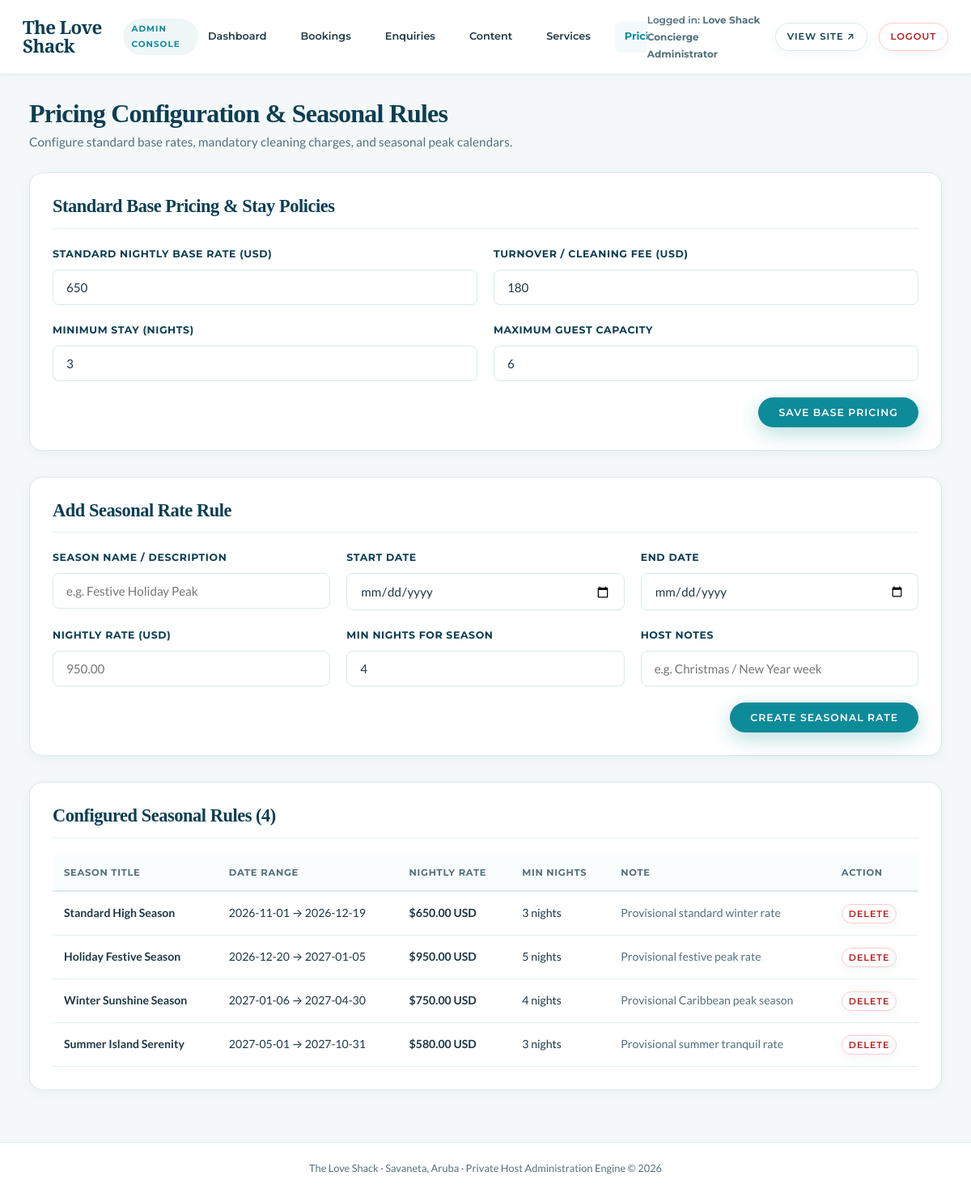
/admin/pricing.php (signed in), run on the app's committed database.
### tables this page shows
CREATE TABLE `pricing_rules` (
  `id` INT AUTO_INCREMENT PRIMARY KEY,
  `title` VARCHAR(128) NOT NULL,
  `start_date` DATE NOT NULL,
  `end_date` DATE NOT NULL,
  `nightly_rate` DECIMAL(10,2) NOT NULL,
  `min_stay_nights` TINYINT NOT NULL DEFAULT 3,
  `note` VARCHAR(255) NULL,
  `is_active` TINYINT(1) NOT NULL DEFAULT 1,
  `created_at` TIMESTAMP DEFAULT CURRENT_TIMESTAMP
);

### includes/functions.php (called while the page is built, shortened)
<?php
function get_site_settings(): array {
    $defaultSettings = [
        'site_title'           => 'The Love Shack Aruba',
        'site_tagline'         => 'Luxury Beachfront Sanctuary · Savaneta, Aruba',
        'concierge_email'      => 'concierge@loveshackaruba.com',
        'concierge_phone'      => '+297 580 0000',
        'property_location'    => 'Savaneta Beachfront, Aruba, Dutch Caribbean',
        'default_nightly_rate' => '650.00',
        'min_stay_nights'      => '3',
        'max_guests'           => '6',
        'cleaning_fee'         => '180.00',
        'service_tax_percent'  => '9.50',
        'checkin_time'         => '15:00',
        'checkout_time'        => '11:00',
        'cancellation_policy'  => 'Full refund up to 30 days prior to arrival. 50% refund between 30 and 14 days prior.',
    ];
    $pdo = get_db_connection();
    try {
        $stmt = $pdo->query("SELECT setting_key, setting_value FROM site_settings");
        $rows = $stmt->fetchAll();
        foreach ($rows as $row) {
            $defaultSettings[$row['setting_key']] = $row['setting_value'];
        }
    } catch (Exception $e) {
        error_log("Failed to load site settings: " . $e->getMessage());
    }
    return $defaultSettings;
}

### admin/pricing.php (the view, shortened to what this page needs)
<?php
require_once __DIR__ . '/includes/admin_header.php';
$pdo = get_db_connection();
$settings = get_site_settings();
$rules = [];
if ($pdo) {
    try {
        $stmt = $pdo->query("SELECT * FROM pricing_rules ORDER BY start_date ASC");
        $rules = $stmt->fetchAll();
    } catch (Exception $e) {
        error_log("Error fetching pricing rules: " . $e->getMessage());
    }
}
?>
<div class="admin-header-row">
  <div>
    <h1>Pricing Configuration & Seasonal Rules</h1>
    <p>Configure standard base rates, mandatory cleaning charges, and seasonal peak calendars.</p>
  </div>
</div>
<div class="admin-card">
  <div class="admin-card-header">
    <h2>Standard Base Pricing & Stay Policies</h2>
  </div>
  <form method="POST" action="pricing.php">
    <div class="admin-grid-2">
      <div class="admin-form-group">
        <label for="default_nightly_rate">Standard Nightly Base Rate (USD)</label>
        <input type="number" id="default_nightly_rate" name="default_nightly_rate" step="0.01" value="<?= (float)($settings['default_nightly_rate'] ?? 650) ?>" required>
      </div>
      <div class="admin-form-group">
        <label for="cleaning_fee">Turnover / Cleaning Fee (USD)</label>
        <input type="number" id="cleaning_fee" name="cleaning_fee" step="0.01" value="<?= (float)($settings['cleaning_fee'] ?? 180) ?>" required>
      </div>
    </div>
    <div class="admin-grid-2">
      <div class="admin-form-group">
        <label for="min_stay_nights">Minimum Stay (Nights)</label>
        <input type="number" id="min_stay_nights" name="min_stay_nights" min="1" max="30" value="<?= (int)($settings['min_stay_nights'] ?? 3) ?>" required>
      </div>
      <div class="admin-form-group">
        <label for="max_guests">Maximum Guest Capacity</label>
        <input type="number" id="max_guests" name="max_guests" min="1" max="20" value="<?= (int)($settings['max_guests'] ?? 6) ?>" required>
      </div>
    </div>
    <div style="display: flex; justify-content: flex-end;">
      <button type="submit" class="btn btn-teal" style="padding: 10px 24px; font-size: 0.78rem;">
        Save Base Pricing
      </button>
    </div>
  </form>
</div>
<div class="admin-card">
  <div class="admin-card-header">
    <h2>Add Seasonal Rate Rule</h2>
  </div>
  <form method="POST" action="pricing.php">
    <div class="admin-grid-3">
      <div class="admin-form-group">
        <label for="title">Season Name / Description</label>
        <input type="text" id="title" name="title" placeholder="e.g. Festive Holiday Peak" required>
      </div>
      <div class="admin-form-group">
        <label for="start_date">Start Date</label>
        <input type="date" id="start_date" name="start_date" required>
      </div>
      <div class="admin-form-group">
        <label for="end_date">End Date</label>
        <input type="date" id="end_date" name="end_date" required>
      </div>
    </div>
    <div class="admin-grid-3">
      <div class="admin-form-group">
        <label for="nightly_rate">Nightly Rate (USD)</label>
        <input type="number" id="nightly_rate" name="nightly_rate" step="0.01" min="0" placeholder="950.00" required>
      </div>
      <div class="admin-form-group">
        <label for="rule_min_stay">Min Nights for Season</label>
        <input type="number" id="rule_min_stay" name="min_stay_nights" min="1" value="4" required>
      </div>
      <div class="admin-form-group">
        <label for="note">Host Notes</label>
        <input type="text" id="note" name="note" placeholder="e.g. Christmas / New Year week">
      </div>
    </div>
    <div style="display: flex; justify-content: flex-end;">
      <button type="submit" class="btn btn-teal" style="padding: 10px 24px; font-size: 0.78rem;">
        Create Seasonal Rate
      </button>
    </div>
  </form>
</div>
<div class="admin-card">
  <div class="admin-card-header">
    <h2>Configured Seasonal Rules (<?= count($rules) ?>)</h2>
  </div>
  <?php if (empty($rules)): ?>
    <p style="color: var(--color-text-muted); padding: 12px 0;">No seasonal rules configured. Standard base rate applies to all dates.</p>
  <?php else: ?>
    <div class="admin-table-wrap">
      <table class="admin-table">
        <thead>
          <tr>
            <th>Season Title</th>
            <th>Date Range</th>
            <th>Nightly Rate</th>
            <th>Min Nights</th>
            <th>Note</th>
            <th>Action</th>
          </tr>
        </thead>
        <tbody>
          <?php foreach ($rules as $r): ?>
            <tr>
              <td><strong><?= htmlspecialchars($r['title']) ?></strong></td>
              <td><?= htmlspecialchars($r['start_date']) ?> &rarr; <?= htmlspecialchars($r['end_date']) ?></td>
              <td><strong>$<?= number_format((float)$r['nightly_rate'], 2) ?> USD</strong></td>
              <td><?= (int)$r['min_stay_nights'] ?> nights</td>
              <td style="color: var(--color-text-muted);"><?= htmlspecialchars($r['note'] ?: '—') ?></td>
              <td>
                <form method="POST" action="pricing.php" onsubmit="return confirm('Delete this seasonal rate?');" style="display:inline;">
                  <button type="submit" class="btn btn-outline" style="padding: 4px 8px; font-size: 0.7rem; border-color: #fecaca; color: #b91c1c;">
                    Delete
                  </button>
                </form>
              </td>
            </tr>
          <?php endforeach; ?>
        </tbody>
      </table>
    </div>
  <?php endif; ?>
</div>
<?php require_once __DIR__ . '/includes/admin_footer.php'; ?>

### admin/includes/admin_header.php (style rules this page uses)
body.admin-body { background-color: #f4f8f8; font-family: var(--font-body); color: var(--color-text-body); min-height: 100vh; display: flex; flex-direction: column; }
.admin-header-row { display: flex; justify-content: space-between; align-items: flex-end; margin-bottom: 24px; flex-wrap: wrap; gap: 16px; }
.admin-header-row h1 { font-size: 2rem; color: var(--color-primary); margin-bottom: 4px; }
.admin-header-row p { color: var(--color-text-muted); font-size: 0.95rem; }
.admin-card { background: var(--color-white); border: 1px solid var(--color-border); border-radius: var(--radius-md); padding: 28px; box-shadow: var(--shadow-sm); margin-bottom: 32px; }
.admin-card-header { display: flex; justify-content: space-between; align-items: center; margin-bottom: 20px; padding-bottom: 14px; border-bottom: 1px solid var(--color-border-light); }
.admin-card-header h2 { font-size: 1.4rem; color: var(--color-primary); margin: 0; }
.admin-table-wrap { overflow-x: auto; }
table.admin-table { width: 100%; border-collapse: collapse; font-size: 0.88rem; }
table.admin-table th { font-family: var(--font-ui); font-size: 0.72rem; font-weight: 700; text-transform: uppercase; letter-spacing: 0.06em; color: var(--color-text-muted); text-align: left; padding: 12px 14px; border-bottom: 2px solid var(--color-border); background: #fafdfd; }
table.admin-table td { padding: 14px; border-bottom: 1px solid var(--color-border-light); vertical-align: middle; }
.admin-form-group { margin-bottom: 20px; }
.admin-form-group label { display: block; font-family: var(--font-ui); font-size: 0.78rem; font-weight: 700; text-transform: uppercase; letter-spacing: 0.05em; color: var(--color-primary); margin-bottom: 8px; }
.admin-form-group input, .admin-form-group select, .admin-form-group textarea { width: 100%; padding: 12px 16px; border: 1px solid var(--color-border); border-radius: var(--radius-sm); font-family: var(--font-body); font-size: 0.95rem; color: var(--color-text-body); background: var(--color-white); transition: border-color var(--transition-fast); }
.admin-grid-2 { display: grid; grid-template-columns: 1fr 1fr; gap: 20px; }
.admin-grid-3 { display: grid; grid-template-columns: repeat(3, 1fr); gap: 20px; }

### data on the page
pricing_rules: title "Standard High Season", start_date "2026-11-01", end_date "2026-12-19", nightly_rate "650.00", min_stay_nights "3", note "Provisional standard winter rate"
pricing_rules: title "Holiday Festive Season", start_date "2026-12-20", end_date "2027-01-05", nightly_rate "950.00", min_stay_nights "5", note "Provisional festive peak rate"
pricing_rules: title "Winter Sunshine Season", start_date "2027-01-06", end_date "2027-04-30", nightly_rate "750.00", min_stay_nights "4", note "Provisional Caribbean peak season"
pricing_rules: title "Summer Island Serenity", start_date "2027-05-01", end_date "2027-10-31", nightly_rate "580.00", min_stay_nights "3", note "Provisional summer tranquil rate"

### other printed values
$settings['site_title'] "The Love Shack"
$adminUser "Love Shack Concierge Administrator"
count($rules) "4"
